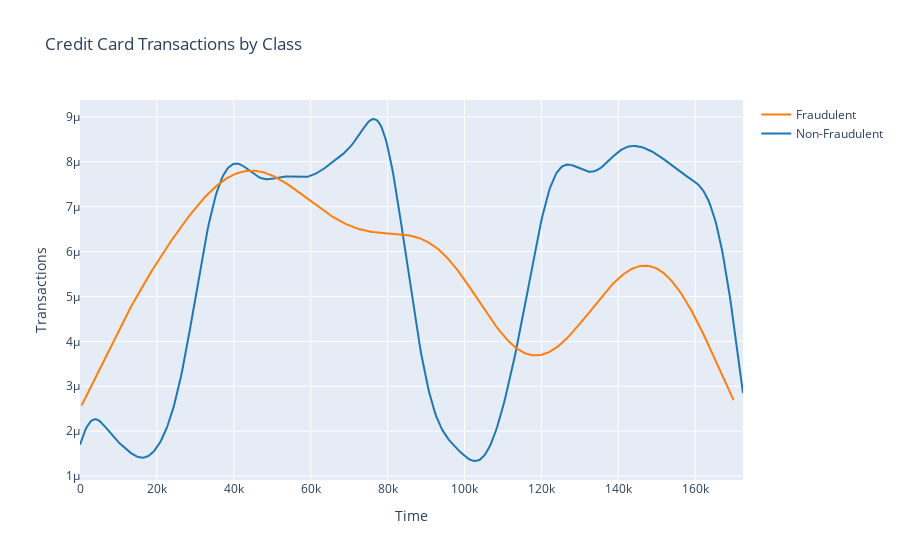

The cell this chart's notebook holds for it:
### Code cell
## Creating the displot data by Class variable
non_fraud = credit_card_df.loc[credit_card_df['Class'] == 0]["Time"]
fraud = credit_card_df.loc[credit_card_df['Class'] == 1]["Time"]

## Grouping data together.
hist_data = [non_fraud, fraud]

## Creating the labels for displot data as per Class.
group_labels = ['Non-Fraudulent', 'Fraudulent']

## Create distplot
fig = ff.create_distplot(hist_data, group_labels, show_hist=False, show_rug=False)

## Lets add the tite to the curve
fig.update_layout(title_text='Credit Card Transactions by Class')

## Addig the xaxix and y axis title.
fig['layout'].update(xaxis=dict(title='Time'), yaxis=dict(title='Transactions'))

fig.show()

### Figure 1 — Plotly figure (JSON) as saved in the notebook; plotly's stock layout.template omitted (floating-point values rounded to 4 significant figures; data arrays with more than 128 entries replaced by an {"elided": "..."} marker saying what was removed)
{"data": [{"legendgroup": "Non-Fraudulent", "marker": {"color": "rgb(31, 119, 180)"}, "mode": "lines", "name": "Non-Fraudulent", "showlegend": true, "type": "scatter", "x": {"elided": "500 float values"}, "xaxis": "x", "y": {"elided": "500 float values"}, "yaxis": "y"}, {"legendgroup": "Fraudulent", "marker": {"color": "rgb(255, 127, 14)"}, "mode": "lines", "name": "Fraudulent", "showlegend": true, "type": "scatter", "x": {"elided": "500 float values"}, "xaxis": "x", "y": {"elided": "500 float values"}, "yaxis": "y"}], "layout": {"barmode": "overlay", "hovermode": "closest", "legend": {"traceorder": "reversed"}, "title": {"text": "Credit Card Transactions by Class"}, "xaxis": {"anchor": "y2", "autorange": true, "domain": [0, 1], "range": [0, 172400.0], "title": {"text": "Time"}, "type": "linear", "zeroline": false}, "yaxis": {"anchor": "free", "autorange": true, "domain": [0, 1], "position": 0, "range": [9.122e-07, 9.374e-06], "title": {"text": "Transactions"}, "type": "linear"}}}
